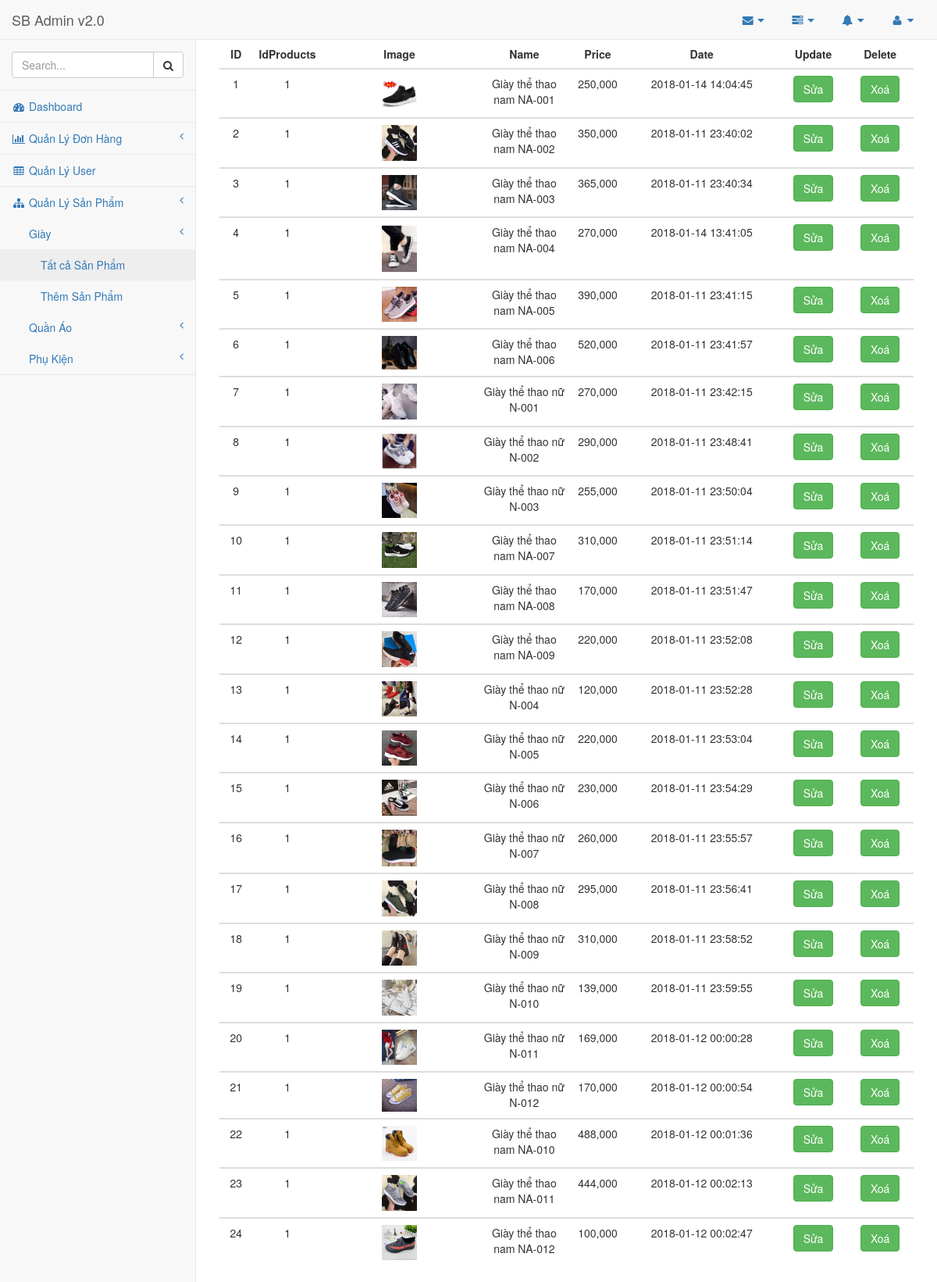
The page /Views/admin/pages/allshoes.php on the database as committed earlier.
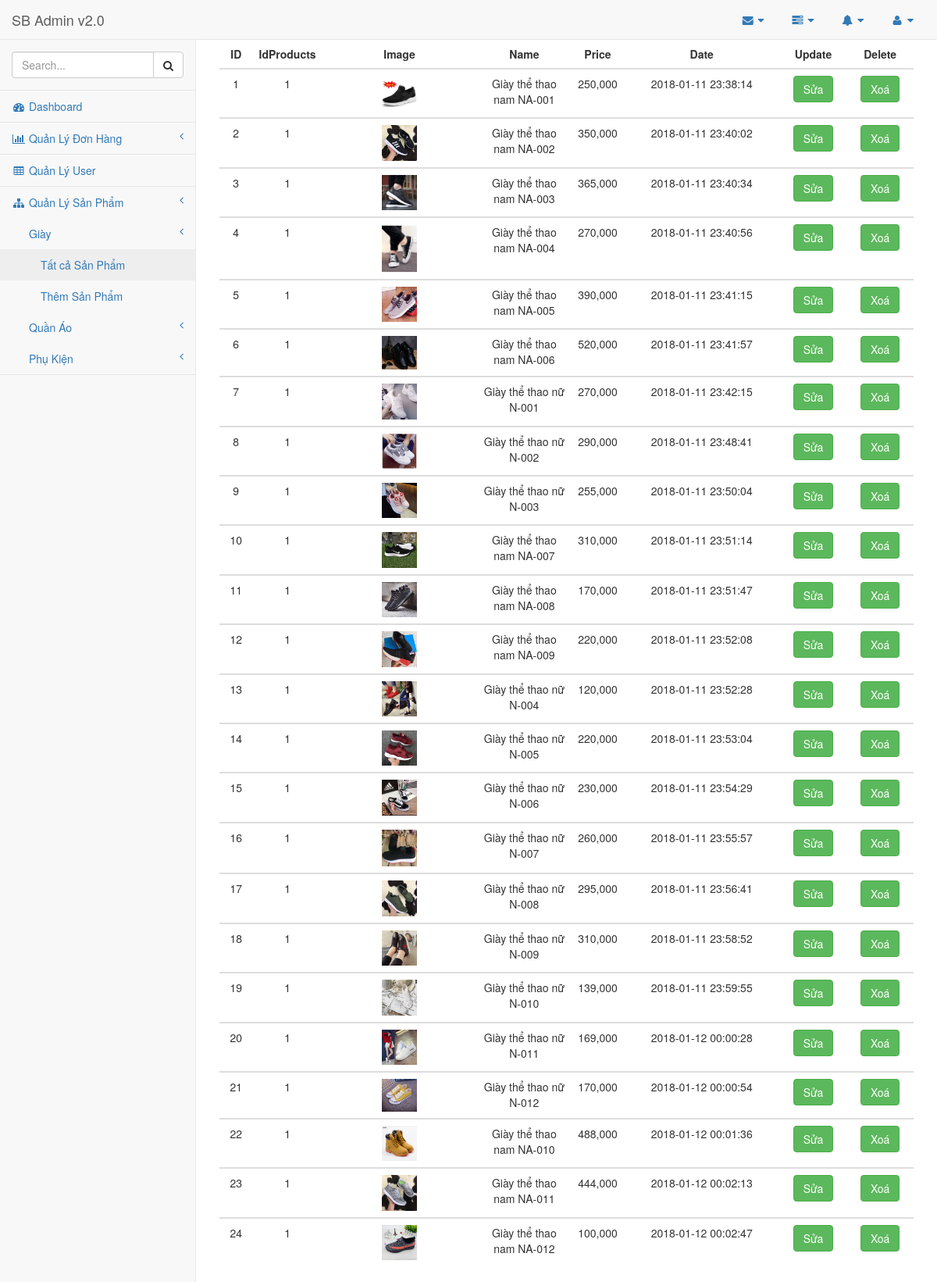
The same page on the database as committed later.
### tables this page shows
CREATE TABLE `shoes` (
  `id` int(11) NOT NULL,
  `idproducts` int(11) NOT NULL,
  `image` varchar(300) NOT NULL,
  `name` varchar(255) NOT NULL,
  `gender` varchar(5) NOT NULL,
  `price` int(50) NOT NULL,
  `date` datetime NOT NULL
);

### models/database.php (called while the page is built, shortened)
<?php
	class database
	{
		protected $row = array();
		public function selectDB1($con,$sql)
		{
			$result = mysqli_query($con,$sql);
			if(mysqli_num_rows($result) > 0)
			{
				while($row = mysqli_fetch_assoc($result))
				{
					$this->row[$row['id']] = $row;
				}
				return $this->row;
			}
			else
				echo "Số dòng < 0";
		}
	}
 ?>

### models/mSelectAllAdmin.php (called while the page is built, shortened)
<?php
	include_once '../../../models/database.php';
	class mSelectAllAdmin extends database
	{
		public function SelectAllAdmin($sql)
		{
			$conn = parent::getcon();
			$list = parent::selectDB1($conn, $sql);
			return $list;
		}
	}
 ?>

### controllers/cSelectAllAdmin.php (called while the page is built, shortened)
<?php
	class cSelectAllAdmin
	{
		public function SelectAllAdmin($sql)
		{
			include_once '../../../models/mSelectAllAdmin.php';
			$temp = new mSelectAllAdmin();
			$list = $temp->SelectAllAdmin($sql);
			return $list;
		}
	}
 ?>

### Views/admin/pages/allshoes.php (the view, shortened to what this page needs)
<?php
	include 'header.php';
	include 'leftcontent.php';
 ?>
 <div id="page-wrapper">
<?php
    include '../../../controllers/cSelectAllAdmin.php';
    $sql = "SELECT * FROM shoes";
    $temp = new cSelectAllAdmin();
    $list = $temp->SelectAllAdmin($sql);
 ?>
  <div class="table-responsive">
            <table class="table table-hover">
                <thead>
                    <tr>
                         <th style="width: 01%;text-align: center">ID</th>
                         <th style="width: 01%;text-align: center">IdProducts</th>
                         <th style="width: 025%;text-align: center">Image</th>
                         <th style="width: 015%;text-align: center">Name</th>
                         <th style="width: 05%;text-align: center">Price</th>
                         <th style="width: 025%;text-align: center">Date</th>
                         <th style="width: 010%;text-align: center">Update</th>
                         <th style="width: 010%;text-align: center">Delete</th>
                    </tr>
                 </thead>
<?php foreach ($list as $allshoes): ?>
                <tbody>
                     <tr>
                         <td style="width: 05%;text-align: center"><?php echo $allshoes['id']?></td>
                         <td style="width: 05%;text-align: center"><?php echo $allshoes['idproducts']?></td>
                         <td style="width: 05%;text-align: center"><img src="../../../public/images/<?php echo $allshoes['image']?>"  style="width: 25%"></td>
                         <td style="width: 015%;text-align: center"><?php echo $allshoes['name']?></td>
                         <td style="width: 05%;text-align: center"><?php echo number_format($allshoes['price'])?></td>
                         <td style="width: 025%;text-align: center"><?php echo $allshoes['date']?></td>
                         <td style="width: 10%;text-align: center"><a href=""><button type="button" class="btn btn-success">Sửa</button></a></td>
                         <td style="width: 10%;text-align: center"> <a href=""> <button type="button" class="btn btn-success">Xoá</button></a></td>
                     </tr>
                 </tbody>
<?php endforeach; ?>
            </table>
        </div>
 </div>
</body>
</html>

Rows that differ between the two databases and show on the page:
changed shoes "Giày thể thao nam NA-001": date "2018-01-14 14:04:45" → "2018-01-11 23:38:14"
changed shoes "Giày thể thao nam NA-004": date "2018-01-14 13:41:05" → "2018-01-11 23:40:56"
